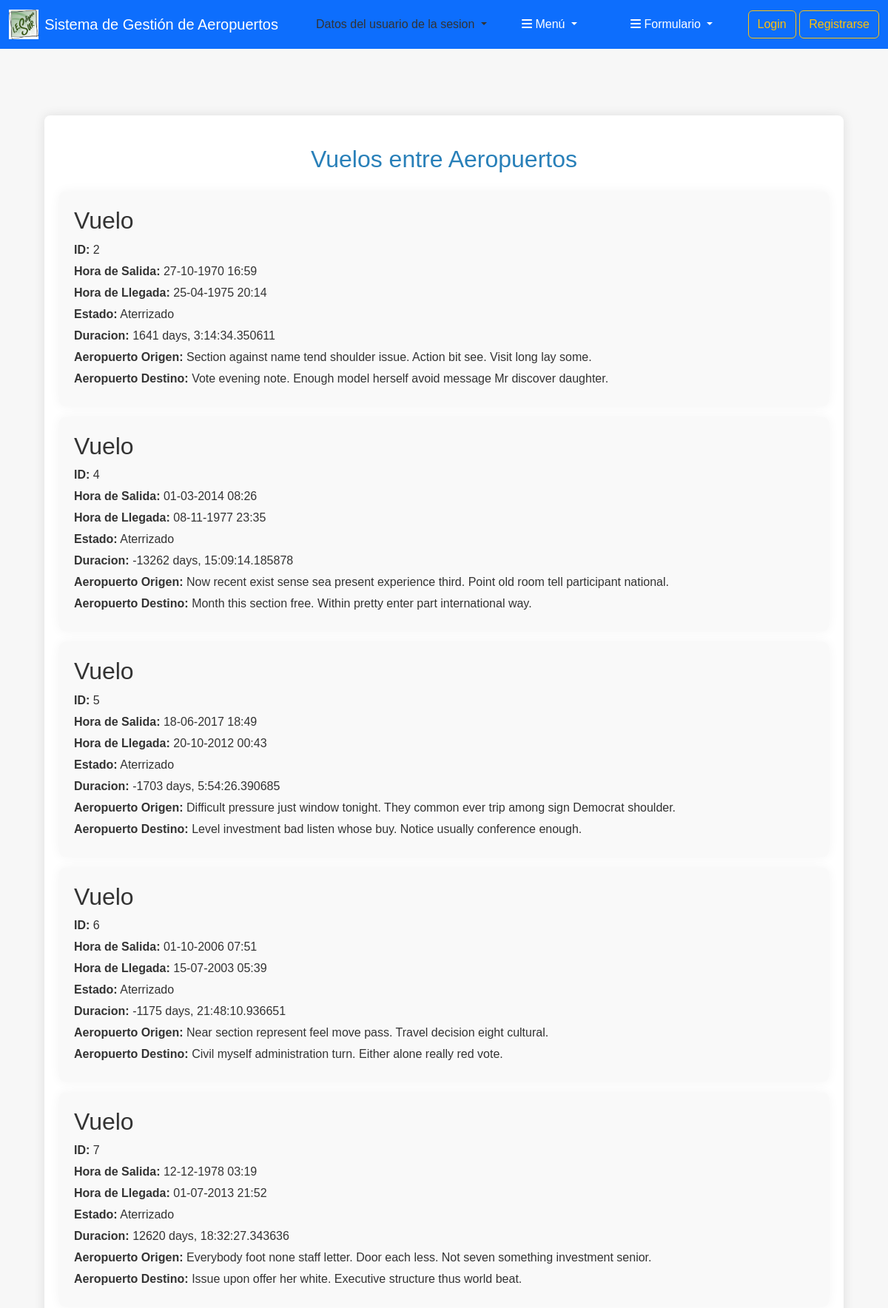
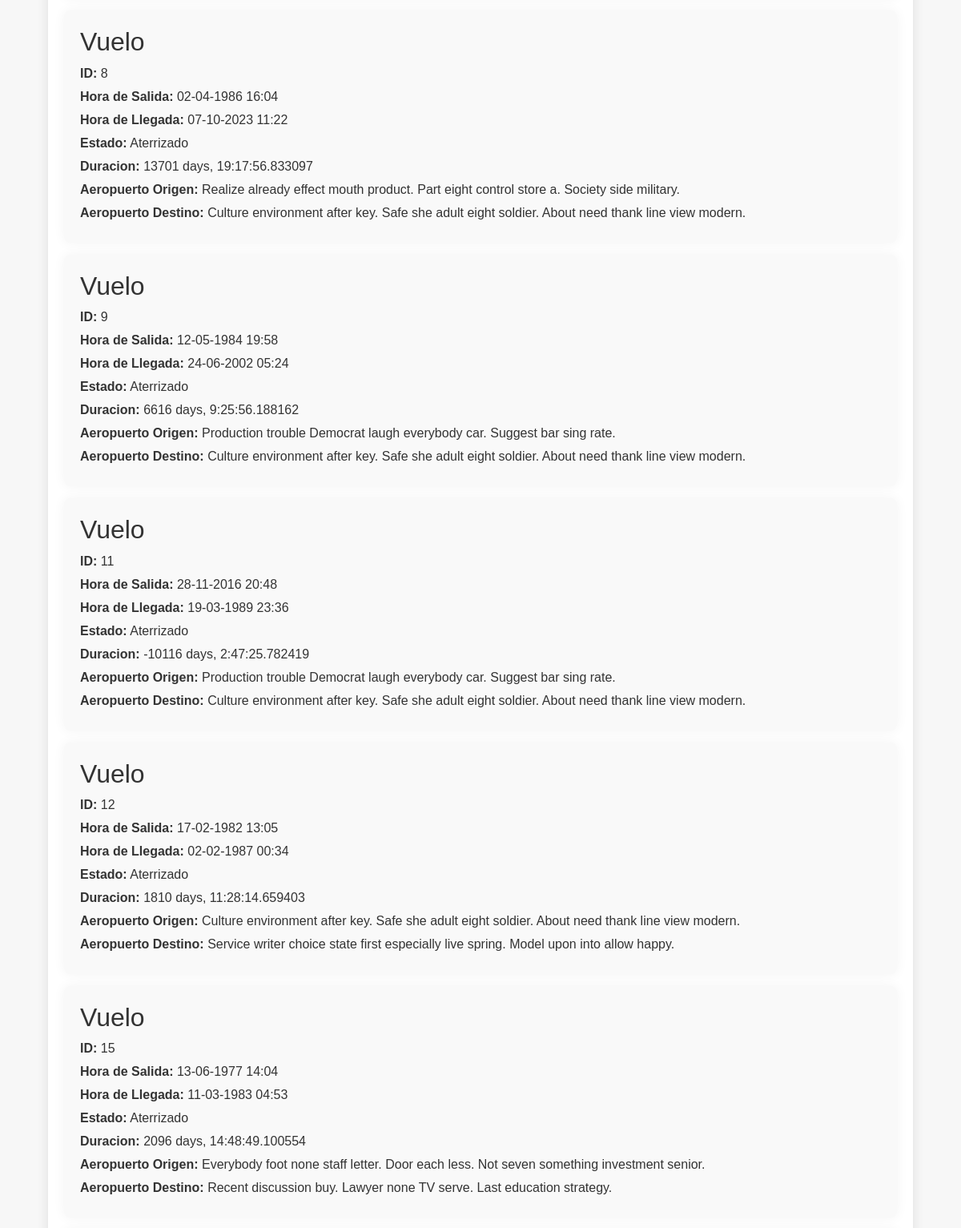
Screenshot of /vuelos/cortos/1/2/1/ (upper part) with the database file from the repository (2 pictures, top to bottom).
### apaeropuerto/models.py (models this page shows, shortened)
class Vuelo(models.Model):
    hora_salida = models.DateTimeField(blank=False,error_messages={'blank': 'Este campo no puede estar vacío.',})
    hora_llegada = models.DateTimeField(blank=False,error_messages={'blank': 'Este campo no puede estar vacío.',})
    estado  = models.BooleanField(db_column='Volando') #boolean
    duracion = models.DurationField(editable=False)  # Duración del vuelo
    origen = models.ForeignKey(Aeropuerto , on_delete=models.CASCADE ,related_name='vuelos_de_origen') # ManyToOne
    destino = models.ForeignKey(Aeropuerto , on_delete=models.CASCADE ,related_name='vuelos_de_destino') #ManyToOne
    aerolinea = models.ManyToManyField(Aerolinea , through='VueloAerolinea' , related_name='vuelo_aerolinea') # tabla ManyToMany intermedia

class Aeropuerto(models.Model):
    PAISES = [
    ("ES", "España"),
    ("FR", "Francia"),
    ("IT", "Italia"),
    ("DE", "Alemania"),
    ("PT", "Portugal"),
    ("NL", "Países Bajos"),
    ("BE", "Bélgica"),
    ("SE", "Suecia"),
    ("AT", "Austria"),
    ("CH", "Suiza"),
    ]
    CIUDADES = [
    ("ES", "Madrid"),
    ("FR", "París"),
    ("IT", "Roma"),
    ("DE", "Berlín"),
    ("PT", "Lisboa"),
    ("NL", "Ámsterdam"),
    ("BE", "Bruselas"),
    ("SE", "Estocolmo"),
    ("AT", "Viena"),
    ("CH", "Ginebra"),
    ]
    nombre = models.CharField(
        max_length=100,
        verbose_name="Aeropuerto"
    )
    ciudades = models.CharField(
        max_length=2,
        choices=CIUDADES,default='ES'
    )
    pais = models.CharField(
        max_length=2,
        choices=PAISES, default='ES'
    )
    capacidad_maxima = models.IntegerField(default=150) # Campo por defecto
    def __str__(self):
        return self.nombre

### apaeropuerto/views.py (the view)
# urls.py: path('vuelos/cortos/<int:origen_id>/<int:destino_id>/<int:estado>/', views.vuelos_cortos_origen_destino, name='vuelos_cortos_origen_destino'),
def vuelos_cortos_origen_destino(request, origen_id, destino_id, estado):
    vuelos = Vuelo.objects.select_related('origen', 'destino')
    vuelos = vuelos.filter(Q(origen_id=origen_id) & Q(destino_id=destino_id) | (~Q(estado=estado)))
    return render(request, 'consultas/vuelos_cortos.html', {'vuelos': vuelos})

### apaeropuerto/templates/consultas/vuelos_cortos.html (shortened to what this page needs)
{% extends "Principal.html" %}
{% load static %}
{% block contenido %}
    <div class="container">
        <h1>Vuelos entre Aeropuertos</h1>
        {% for vuelo in vuelos %}
        <article>
            {% include 'Listas/Vuelo.html' %}
        </article>
        {% endfor %}
    </div>
{% endblock %}

### apaeropuerto/templates/Listas/Vuelo.html
    <h2>Vuelo</h2>
    <p><strong>ID:</strong> {{ vuelo.id }}</p>
    <p><strong>Hora de Salida:</strong> {{ vuelo.hora_salida|date:"d-m-Y H:i" }}</p>
    <p><strong>Hora de Llegada:</strong> {{ vuelo.hora_llegada|date:"d-m-Y H:i" }}</p>
    <p><strong>Estado:</strong> {% if vuelo.estado %} Volando {% else %} Aterrizado {% endif %}</p>
    <p><strong>Duracion:</strong> {{ vuelo.duracion }}</p>
    <p><strong>Aeropuerto Origen:</strong> {{ vuelo.origen }}</p>
    <p><strong>Aeropuerto Destino:</strong> {{ vuelo.destino }}</p>

### apaeropuerto/static/css/estilos.css (style rules this page uses)
html, body { margin: 0; padding: 0; min-height: 100%; display: flex; flex-direction: column; }
body { font-family: Arial, sans-serif; background-color: #f7f7f7; color: #333; flex: 1; }
.container { width: 90%; margin: 20px auto; background-color: #fff; padding: 20px; border-radius: 8px; box-shadow: 0px 0px 15px rgba(0, 0, 0, 0.1); }
h1 { color: #2980b9; text-align: center; margin-bottom: 25px; font-size: 2em; margin-top: 20px; }
article { background-color: #f9f9f9; padding: 20px; margin-bottom: 15px; border-radius: 8px; box-shadow: 0px 0px 15px rgba(0, 0, 0, 0.05); transition: transform 0.2s; }
article p { margin: 5px 0; }
article strong { color: #333; }

### rows the page displays
Vuelo: id "2", hora_salida "27-10-1970 16:59", hora_llegada "25-04-1975 20:14", Volando "Aterrizado", duracion "1641 days, 3:14:34.350611", origen "Section against name tend shoulder issue. Action bit see. Visit long lay some.", destino "Vote evening note. Enough model herself avoid message Mr discover daughter."
Vuelo: id "4", hora_salida "01-03-2014 08:26", hora_llegada "08-11-1977 23:35", Volando "Aterrizado", duracion "-13262 days, 15:09:14.185878", origen "Now recent exist sense sea present experience third. Point old room tell participant national.", destino "Month this section free. Within pretty enter part international way."
Vuelo: id "5", hora_salida "18-06-2017 18:49", hora_llegada "20-10-2012 00:43", Volando "Aterrizado", duracion "-1703 days, 5:54:26.390685", origen "Difficult pressure just window tonight. They common ever trip among sign Democrat shoulder.", destino "Level investment bad listen whose buy. Notice usually conference enough."
Vuelo: id "6", hora_salida "01-10-2006 07:51", hora_llegada "15-07-2003 05:39", Volando "Aterrizado", duracion "-1175 days, 21:48:10.936651", origen "Near section represent feel move pass. Travel decision eight cultural.", destino "Civil myself administration turn. Either alone really red vote."
Vuelo: id "7", hora_salida "12-12-1978 03:19", hora_llegada "01-07-2013 21:52", Volando "Aterrizado", duracion "12620 days, 18:32:27.343636", origen "Everybody foot none staff letter. Door each less. Not seven something investment senior.", destino "Issue upon offer her white. Executive structure thus world beat."
Vuelo: id "8", hora_salida "02-04-1986 16:04", hora_llegada "07-10-2023 11:22", Volando "Aterrizado", duracion "13701 days, 19:17:56.833097", origen "Realize already effect mouth product. Part eight control store a. Society side military.", destino "Culture environment after key. Safe she adult eight soldier. About need thank line view modern."
Vuelo: id "9", hora_salida "12-05-1984 19:58", hora_llegada "24-06-2002 05:24", Volando "Aterrizado", duracion "6616 days, 9:25:56.188162", origen "Production trouble Democrat laugh everybody car. Suggest bar sing rate.", destino "Culture environment after key. Safe she adult eight soldier. About need thank line view modern."
Vuelo: id "11", hora_salida "28-11-2016 20:48", hora_llegada "19-03-1989 23:36", Volando "Aterrizado", duracion "-10116 days, 2:47:25.782419", origen "Production trouble Democrat laugh everybody car. Suggest bar sing rate.", destino "Culture environment after key. Safe she adult eight soldier. About need thank line view modern."
Vuelo: id "12", hora_salida "17-02-1982 13:05", hora_llegada "02-02-1987 00:34", Volando "Aterrizado", duracion "1810 days, 11:28:14.659403", origen "Culture environment after key. Safe she adult eight soldier. About need thank line view modern.", destino "Service writer choice state first especially live spring. Model upon into allow happy."
Vuelo: id "15", hora_salida "13-06-1977 14:04", hora_llegada "11-03-1983 04:53", Volando "Aterrizado", duracion "2096 days, 14:48:49.100554", origen "Everybody foot none staff letter. Door each less. Not seven something investment senior.", destino "Recent discussion buy. Lawyer none TV serve. Last education strategy."
